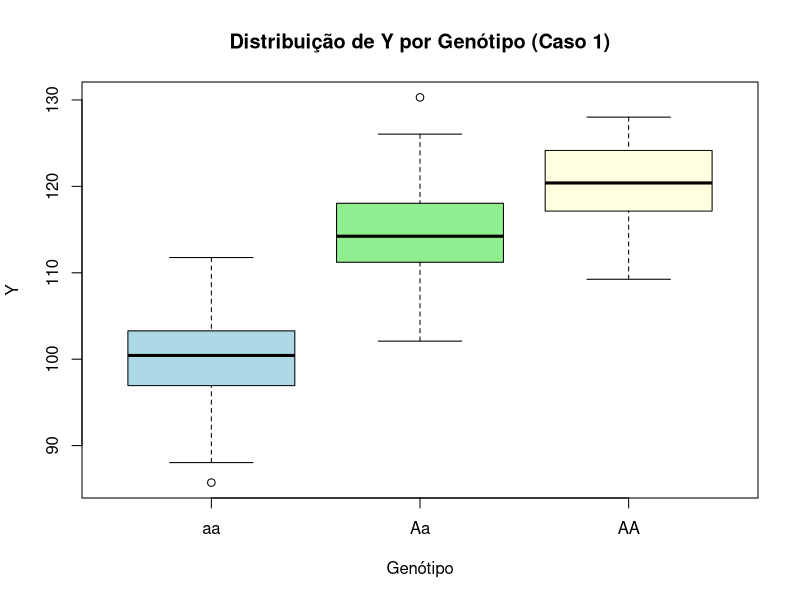
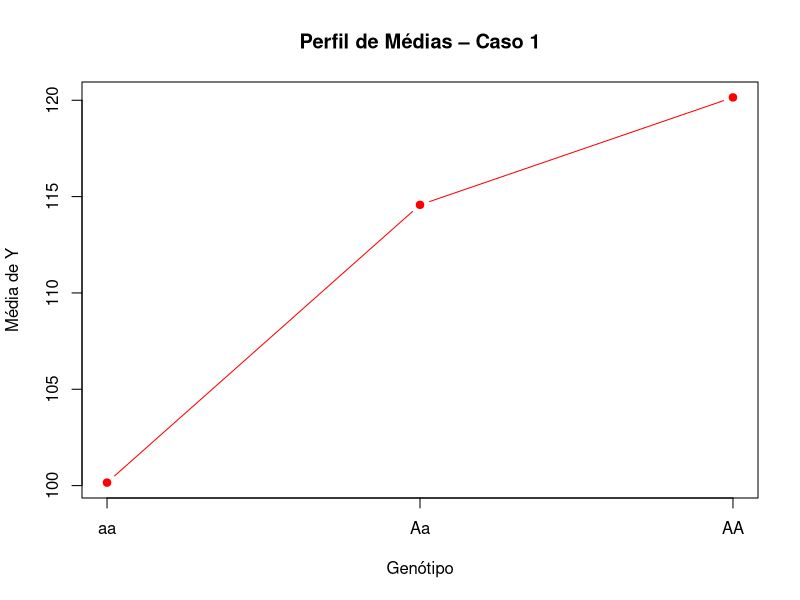
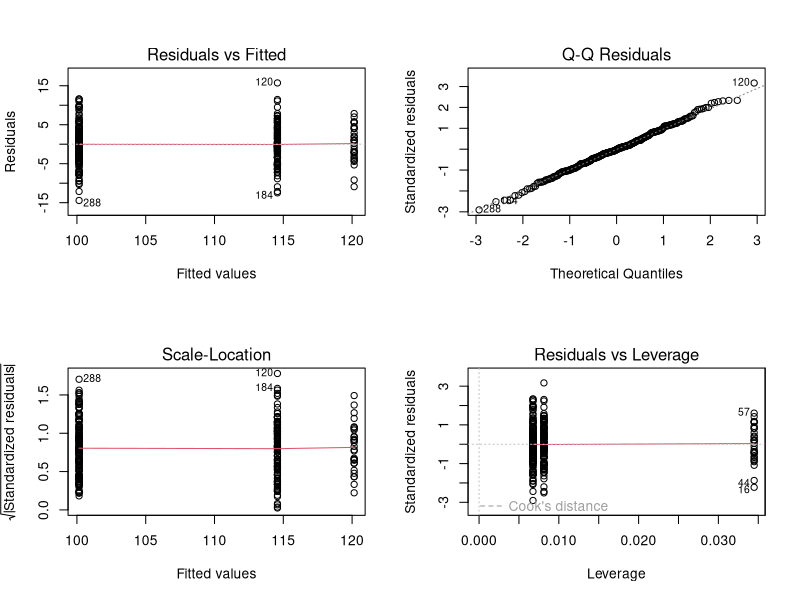
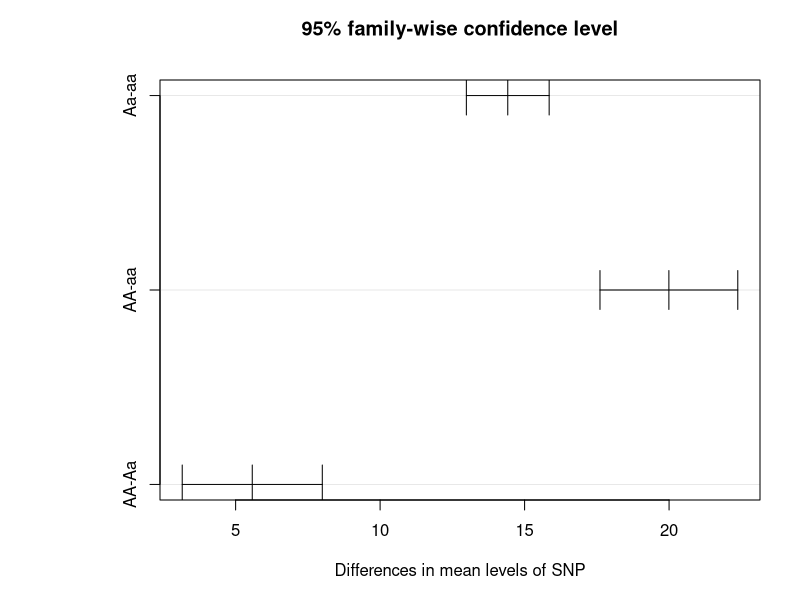
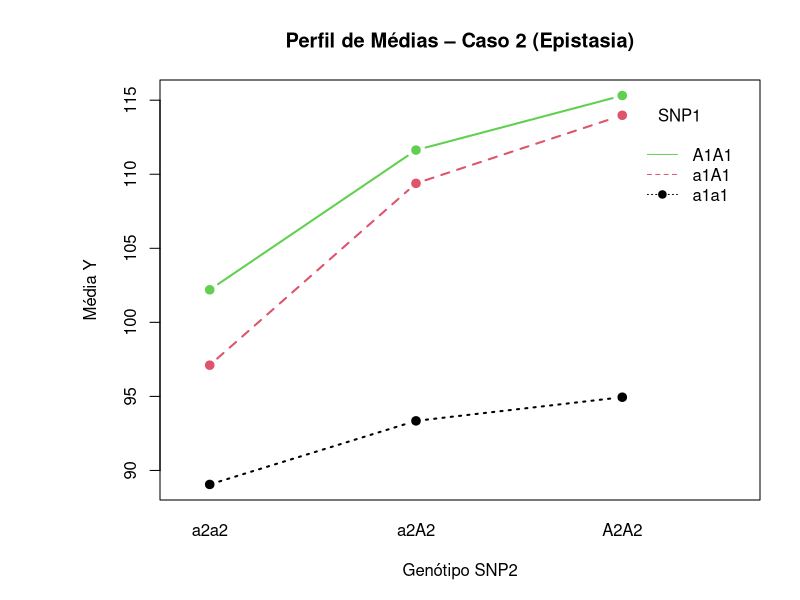
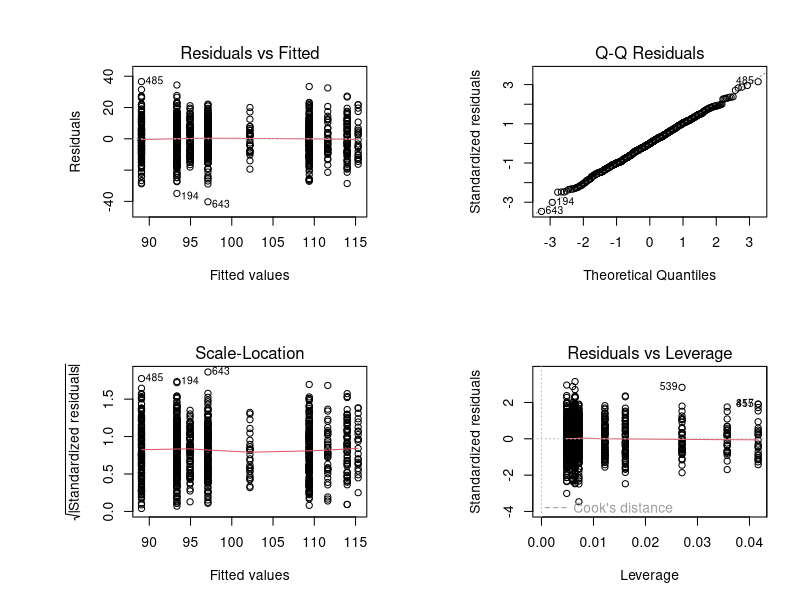
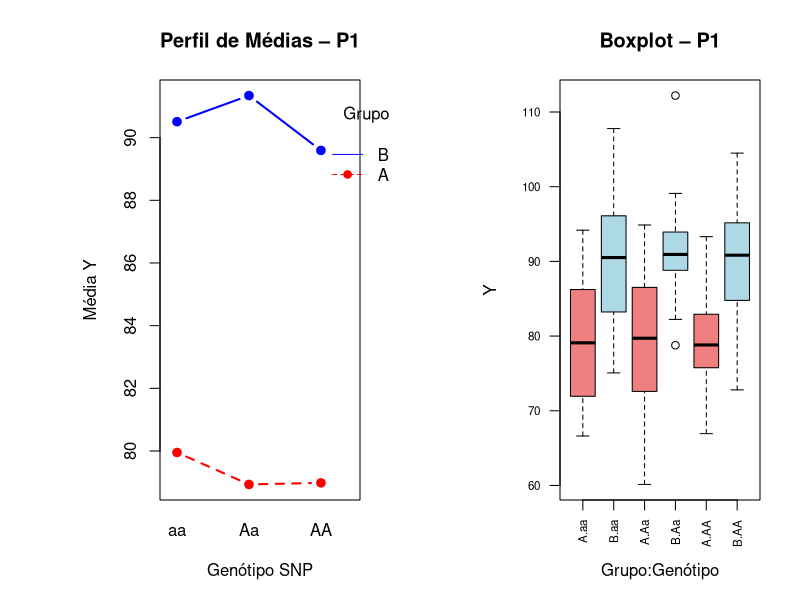
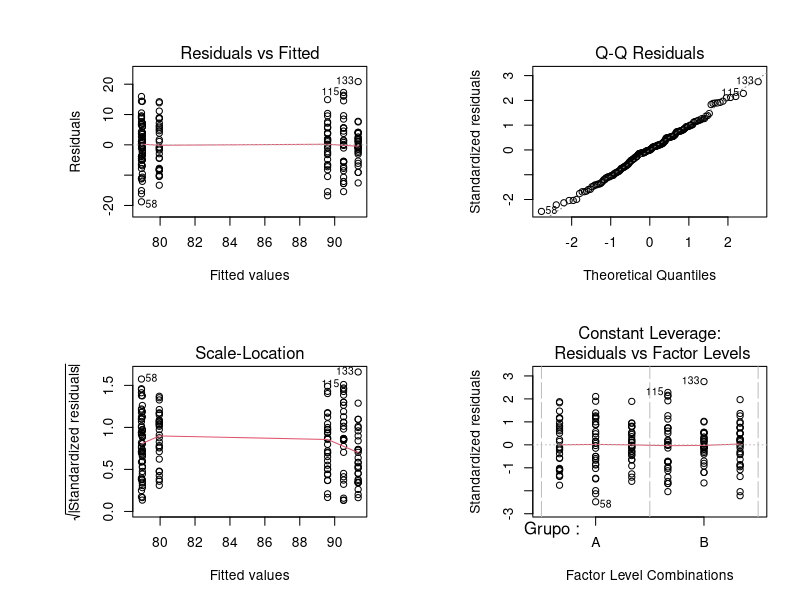

The R source for these figures, in order:
## ---- chunk 1
knitr::opts_chunk$set(echo = TRUE, warning = FALSE, message = FALSE,
                      fig.width = 7, fig.height = 4)
## ---- chunk 2
set.seed(8732)
n_por_genot <- 100

# X: genótipos 0=aa, 1=Aa, 2=AA (distribuição ~binomial(2, p=0.3))
# probabilidades Hardy-Weinberg com p=0.3
p <- 0.3
freq <- c((1-p)^2, 2*p*(1-p), p^2)   # aa, Aa, AA
snp <- sample(0:2, n_por_genot*3, replace=TRUE, prob=freq)

# Y: resposta com efeito aditivo (a=10) e dominância (d=5) sobre a média basal 100
 # mu_aa=100, mu_Aa=115 (=100+d, com d=5 sobre midponto), mu_AA=120 (=100+2a)
# Parametrização: a=(mu_AA-mu_aa)/2=10; d=mu_Aa-(mu_AA+mu_aa)/2=5
mu <- c(100, 115, 120)[snp + 1]
Y1 <- rnorm(length(snp), mean = mu, sd = 5)

dat1 <- data.frame(Y = Y1, SNP = factor(snp, labels = c("aa","Aa","AA")),
                   snp_num = snp)

# Estatísticas descritivas por genótipo
library(psych)
descr1 <- describeBy(dat1, group = "SNP", mat = TRUE)

tabela1 <- descr1[c("Y1", "Y2", "Y3"), c("group1","n","mean","sd","median","min","max")]
tabela1$group1 <- c("aa", "Aa", "AA")
rownames(tabela1) <- NULL

knitr::kable(tabela1, digits = 2,
             col.names = c("genotype","n","mean","sd","median","min","max"),
             caption = "Estatísticas descritivas de Y por genótipo (Caso 1)")
## ---- chunk 3
boxplot(Y ~ SNP, data = dat1, col = c("lightblue","lightgreen","lightyellow"),
        main = "Distribuição de Y por Genótipo (Caso 1)", xlab = "Genótipo", ylab = "Y")

# Perfil de médias
medias1 <- tapply(dat1$Y, dat1$SNP, mean)
plot(0:2, medias1, type = "b", pch = 19, col = "red",
     xaxt = "n", xlab = "Genótipo", ylab = "Média de Y",
     main = "Perfil de Médias – Caso 1")
axis(1, at = 0:2, labels = c("aa","Aa","AA"))
## ---- chunk 4
# xa: -1 (aa), 0 (Aa), 1 (AA)  → captura efeito aditivo
# xd:  0 (aa), 1 (Aa), 0 (AA)  → captura desvio de dominância
dat1$xa <- dat1$snp_num - 1
dat1$xd <- ifelse(dat1$snp_num == 1, 1, 0)
## ---- chunk 5
fit1_ad <- lm(Y ~ xa + xd, data = dat1)
summary(fit1_ad)
anova(fit1_ad)
## ---- chunk 6
par(mfrow = c(2,2))
plot(fit1_ad)
par(mfrow = c(1,1))

shapiro.test(fit1_ad$residuals)
bartlett.test(Y ~ SNP, data = dat1)
## ---- chunk 7
fit1_aov <- aov(Y ~ SNP, data = dat1)
TukeyHSD(fit1_aov)
par(mar=c(5,8,4,2))
plot(TukeyHSD(fit1_aov))
## ---- chunk 8
set.seed(8732)
n_cell <- 100   # por célula (genótipo conjunto)

# SNP1 e SNP2 gerados independentemente (HWE, p1=0.3, p2=0.4)
p1 <- 0.3; p2 <- 0.4
freq1 <- c((1-p1)^2, 2*p1*(1-p1), p1^2)
freq2 <- c((1-p2)^2, 2*p2*(1-p2), p2^2)

snp1 <- sample(0:2, n_cell*9, replace=TRUE, prob=freq1)
snp2 <- sample(0:2, n_cell*9, replace=TRUE, prob=freq2)

# Estrutura de médias com epistasia (interação a1*a2)
# mu_base + a1_efeito + a2_efeito + interacao
a1 <- 8; d1 <- 4; a2 <- 6; d2 <- 3

xa1 <- snp1 - 1        # -1, 0, 1
xd1 <- ifelse(snp1==1, 1, 0) # 0, 1, 0
xa2 <- snp2 - 1
xd2 <- ifelse(snp2==1, 1, 0)

# Modelo com efeitos e interações
mu2 <- 100 + a1*xa1 + d1*xd1 + a2*xa2 + d2*xd2 +
       3*xa1*xa2 + 1.5*xa1*xd2 + 1.5*xd1*xa2 + 1*xd1*xd2

Y2 <- rnorm(length(mu2), mean = mu2, sd = 12)

dat2 <- data.frame(
  Y = Y2,
  SNP1 = factor(snp1, labels = c("a1a1","a1A1","A1A1")),
  SNP2 = factor(snp2, labels = c("a2a2","a2A2","A2A2")),
  xa1 = xa1, xd1 = xd1, xa2 = xa2, xd2 = xd2
)

# Estatísticas descritivas
cat("Dimensões do dataset (Caso 2):", nrow(dat2), "observações\n")
tapply(dat2$Y, list(dat2$SNP1, dat2$SNP2), mean) |>
  round(2) |>
  knitr::kable(caption = "Médias de Y por combinação genotípica (Caso 2)")
## ---- chunk 9
with(dat2,
     interaction.plot(SNP2, SNP1, Y, col = 1:3,
                      main = "Perfil de Médias – Caso 2 (Epistasia)",
                      xlab = "Genótipo SNP2", ylab = "Média Y",
                      lwd = 2, pch = 19, type = "b"))
## ---- chunk 10
# Parametrização explícita: xa1, xd1, xa2, xd2 e 4 termos de interação
fit2_completo <- lm(Y ~ xa1 + xd1 + xa2 + xd2 +
                        xa1:xa2 + xa1:xd2 + xd1:xa2 + xd1:xd2,
                    data = dat2)
summary(fit2_completo)
anova(fit2_completo)
## ---- chunk 11
fit2_reduzido <- lm(Y ~ xa1 + xd1 + xa2 + xd2 + xa1:xa2 + xd1:xa2, data = dat2)
summary(fit2_reduzido)
anova(fit2_reduzido)
anova(fit2_reduzido,fit2_completo)
## ---- chunk 12
par(mfrow = c(2,2)); plot(fit2_completo); par(mfrow = c(1,1))
shapiro.test(fit2_completo$residuals)
## ---- chunk 13
set.seed(8732)
n_rep <- 30   # réplicas
sigma  <- 8   # desvio padrão

# Médias fornecidas na lista
medias_pop <- list(
  P1 = matrix(c(80,80,80, 90,90,90), nrow=2, byrow=TRUE,
              dimnames=list(c("A","B"), c("aa","Aa","AA"))),
  P2 = matrix(c(75,80,90, 80,86,97), nrow=2, byrow=TRUE,
              dimnames=list(c("A","B"), c("aa","Aa","AA"))),
  P3 = matrix(c(75,80,85, 75,85,100), nrow=2, byrow=TRUE,
              dimnames=list(c("A","B"), c("aa","Aa","AA")))
)

# Gerar dados para cada população
gerar_pop <- function(mmat, n, sigma, pop_nome) {
  rows <- list()
  for (grp in rownames(mmat)) {
    for (geno in colnames(mmat)) {
      y <- rnorm(n, mean = mmat[grp, geno], sd = sigma)
      rows[[length(rows)+1]] <- data.frame(
        Y = y, Grupo = grp, Genotipo = geno,
        Geno_num = match(geno, c("aa","Aa","AA")) - 1,
        Pop = pop_nome
      )
    }
  }
  do.call(rbind, rows)
}

dat_P1 <- gerar_pop(medias_pop$P1, n_rep, sigma, "P1")
dat_P2 <- gerar_pop(medias_pop$P2, n_rep, sigma, "P2")
dat_P3 <- gerar_pop(medias_pop$P3, n_rep, sigma, "P3")

# Ordenar fatores
dat_P1$Genotipo <- factor(dat_P1$Genotipo, levels=c("aa","Aa","AA"))
dat_P2$Genotipo <- factor(dat_P2$Genotipo, levels=c("aa","Aa","AA"))
dat_P3$Genotipo <- factor(dat_P3$Genotipo, levels=c("aa","Aa","AA"))
## ---- chunk 14
analisa_pop <- function(dat, nome_pop) {
  cat("\n\n========================================\n")
  cat(" POPULAÇÃO:", nome_pop, "\n")
  cat("========================================\n\n")

  # (i) Estatísticas descritivas
  cat("--- (i) Estatísticas Descritivas ---\n")
  desc <- describeBy(dat, group = list(dat$Grupo, dat$Genotipo), mat=TRUE)
  print(knitr::kable(desc[grepl("^Y", rownames(desc)), 
                      c("group1","group2","n","mean","sd","median")],
                         digits=2, caption=paste("Descritivas –", nome_pop)))

  # (ii) Perfil de médias
  par(mfrow=c(1,2))
  with(dat,
       interaction.plot(Genotipo, Grupo, Y,
                        col=c("red","blue"), lwd=2, pch=19, type="b",
                        main=paste("Perfil de Médias –", nome_pop),
                        xlab="Genótipo SNP", ylab="Média Y"))

  # Boxplot
  boxplot(Y ~ Grupo:Genotipo, data=dat, col=c("lightcoral","lightblue"),
          main=paste("Boxplot –", nome_pop),
          xlab="Grupo:Genótipo", ylab="Y", las=2, cex.axis=0.7)
  par(mfrow=c(1,1))

  # (iii) ANOVA Fatorial 3$\times$2 – fator categórico
  cat("\n--- (iii) ANOVA Fatorial 3x2 (Genotipo categórico) ---\n")
  fit_cat <- aov(Y ~ Grupo * Genotipo, data=dat)
  print(summary(fit_cat))
  cat("\nCoeficientes:\n")
  print(coef(fit_cat))

  # Diagnóstico resíduos
  par(mfrow=c(2,2)); plot(fit_cat); par(mfrow=c(1,1))
  cat("\nShapiro-Wilk (normalidade resíduos):\n")
  print(shapiro.test(fit_cat$residuals))
  cat("Bartlett (homocedasticidade):\n")
  print(bartlett.test(Y ~ interaction(Grupo, Genotipo), data=dat))

  # Tukey
  cat("\nComparações múltiplas de Tukey:\n")
  tk <- TukeyHSD(fit_cat)
  print(tk)
  plot(tk, las=1, cex.axis=0.6)

  # (iv) SNP como variável quantitativa (1 g.l. – efeito linear)
  cat("\n--- (iv) SNP como variável quantitativa (efeito aditivo linear) ---\n")
  fit_num <- lm(Y ~ Grupo * Geno_num, data=dat)
  print(summary(fit_num))
  print(anova(fit_num))
  
  cat("\nComparação R²: categórico =", round(summary(lm(Y ~ Grupo * Genotipo, data=dat))$r.squared, 3),
    "| quantitativo =", round(summary(fit_num)$r.squared, 3), "\n")

  invisible(list(fit_cat=fit_cat, fit_num=fit_num))
}
## ---- chunk 15
res_P1 <- analisa_pop(dat_P1, "P1")
## ---- chunk 16
res_P2 <- analisa_pop(dat_P2, "P2")
## ---- chunk 17
res_P3 <- analisa_pop(dat_P3, "P3")
## ---- chunk 18
dat_all <- rbind(dat_P1, dat_P2, dat_P3)
dat_all$Pop <- factor(dat_all$Pop) # Transformo população em var. categórica

# Estatísticas descritivas do dataset combinado
desc_all <- describeBy(dat_all$Y,
                       group = list(dat_all$Pop, dat_all$Grupo, dat_all$Genotipo),
                       mat = TRUE)

tabela_all <- desc_all[, c("group1","group2","group3","n","mean","sd","median","min","max")]
rownames(tabela_all) <- NULL

knitr::kable(tabela_all, digits = 2,
             col.names = c("População","Grupo","Genótipo","n","Média","DP","Mediana","Mín","Máx"),
             caption = "Estatísticas descritivas de Y por População, Grupo e Genótipo")

# Perfil de médias
with(dat_all,
     interaction.plot(Genotipo, interaction(Grupo,Pop), Y,
                      main="Perfil Médias: SNP x Grupo x Populaçao",
                      xlab="Genótipo", ylab="Média Y",
                      lwd=2, type="b"))

# Modelo completo 3x2x3
fit_fixo <- aov(Y ~ Grupo * Genotipo * Pop, data = dat_all)
summary(fit_fixo)
# Coeficientes do modelo
fit_fixo$coef
## ---- chunk 19
library(lme4)

# Modelo misto: Population como efeito aleatório (intercepto aleatório por Pop)
fit_misto <- lmer(Y ~ Grupo * Genotipo + (1 | Pop), data = dat_all, REML = TRUE)
summary(fit_misto)
# Coeficientes do modelo
print(coef(fit_misto))

# Teste dos efeitos fixos
library(lmerTest)
fit_misto2 <- lmer(Y ~ Grupo * Genotipo + (1 | Pop), data = dat_all, REML = FALSE)
anova(fit_misto2)
## ---- chunk 20
# Ponto de corte: mediana global de cada dataset
corte1 <- median(dat1$Y)
corte2 <- median(dat2$Y)
corte_all <- median(dat_all$Y)

dat1$Ybin <- as.factor(ifelse(dat1$Y > corte1, 1, 0))
dat2$Ybin <- as.factor(ifelse(dat2$Y > corte2, 1, 0))
dat_all$Ybin <- as.factor(ifelse(dat_all$Y > corte_all, 1, 0))

cat("Ponto de corte Q1:", corte1, " | Distribuição:\n"); print(table(dat1$Ybin))

tab1 <- table(factor(dat1$Ybin, labels = c("baixo", "alto")), dat1$SNP)
tab1 <- rbind(tab1, "total" = colSums(tab1))
tab1

cat("Ponto de corte Q2:", corte2, " | Distribuição:\n"); print(table(dat2$Ybin))

plot <- ggplot2::ggplot(dat2, ggplot2::aes(x = SNP1, fill = SNP2)) +
  ggplot2::geom_bar(position = ggplot2::position_dodge()) +
  ggplot2::facet_wrap(~ Ybin) +
  ggplot2::scale_fill_brewer(type = "qual", palette = "Set2", name = "SNP2") +
  ggplot2::labs(
    title = "Contingência – Q2 (SNP1 x SNP2 x Resposta)",
    x = "Genótipo SNP1",
    y = "Contagem"
  ) +
  ggplot2::theme_minimal()

print(plot)
## ---- chunk 21
# Modelo logístico
fitrl1_ad <- glm(as.factor(Ybin) ~ xa + xd, family=binomial(link="logit"), data=dat1)
summary(fitrl1_ad)
cat("\nOR estimado (exp(coef)):\n")
print(exp(coef(fitrl1_ad)))
cat("\nIC para OR:\n")
print(exp(confint(fitrl1_ad)))
## ---- chunk 22
# Probabilidades preditas e tabela de classificação
pred1r <- predict(fitrl1_ad, type="response")
class1r <- ifelse(pred1r >= 0.5, 1, 0)
cat("Tabela de classificação:\n")
print(table(Predito=class1r, Observado=dat1$Ybin))
cat("Acurácia:", round(mean(class1r == dat1$Ybin), 3), "\n")

#plot(0:2, tapply(as.numeric(dat1$Ybin)-1, dat1$snp_num, mean),
#     type="b", pch=19, col="blue", xaxt="n",
#     xlab="Genótipo", ylab="P(Y=1 | Genótipo)",
#     main="Prob. estimadas vs. observadas – Regressão Logística (Q1-C1)")
#axis(1, at=0:2, labels=c("aa","Aa","AA"))
#lines(0:2, tapply(pred1r, dat1$snp_num, mean), col="red", lty=2, pch=15, type="b")
#legend("topleft", c("Observado","Predito"), col=c("blue","red"), lty=c(1,2), bty="n")
## ---- chunk 23
corte1 <- 111
dat1$Ybin <- as.factor(ifelse(dat1$Y > corte1, 1, 0))

cat("Ponto de corte Q1:", corte1, " | Distribuição:\n"); print(table(dat1$Ybin))
tab1 <- table(factor(dat1$Ybin, labels = c("baixo", "alto")), dat1$SNP)
tab1 <- rbind(tab1, "total" = colSums(tab1))
tab1

fitrl1_ad <- glm(as.factor(Ybin) ~ xa + xd, family=binomial(link="logit"), data=dat1)
summary(fitrl1_ad)
cat("\nOR estimado (exp(coef)):\n")
print(exp(coef(fitrl1_ad)))
cat("\nIC para OR:\n")
print(exp(confint(fitrl1_ad)))

pred1r <- predict(fitrl1_ad, type="response")
class1r <- ifelse(pred1r >= 0.5, 1, 0)
cat("Tabela de classificação:\n")
print(table(Predito=class1r, Observado=dat1$Ybin))
cat("Acurácia:", round(mean(class1r == dat1$Ybin), 3), "\n")
## ---- chunk 24
fitrl2 <- glm(Ybin ~ xa1 + xd1 + xa2 + xd2 +
                     xa1:xa2 + xa1:xd2 + xd1:xa2 + xd1:xd2,
              family=binomial(link="logit"), data=dat2)
summary(fitrl2)
cat("\nOR estimados:\n")
print(round(exp(coef(fitrl2)), 3))
cat("\nIC para OR:\n")
print(round(exp(confint(fitrl2)), 3))
## ---- chunk 25
pred2r <- predict(fitrl2, type="response")
class2r <- ifelse(pred2r >= 0.5, 1, 0)
cat("Tabela de classificação:\n")
print(table(Predito=class2r, Observado=dat2$Ybin))
cat("Acurácia:", round(mean(class2r == dat2$Ybin), 3), "\n")
## ---- chunk 26
corte2 <- 105
dat2$Ybin <- as.factor(ifelse(dat2$Y > corte2, 1, 0))

cat("Ponto de corte Q2:", corte2, " | Distribuição:\n"); print(table(dat2$Ybin))

plot <- ggplot2::ggplot(dat2, ggplot2::aes(x = SNP1, fill = SNP2)) +
  ggplot2::geom_bar(position = ggplot2::position_dodge()) +
  ggplot2::facet_wrap(~ Ybin) +
  ggplot2::scale_fill_brewer(type = "qual", palette = "Set2", name = "SNP2") +
  ggplot2::labs(
    title = "Contingência – Q2 (SNP1 x SNP2 x Resposta)",
    x = "Genótipo SNP1",
    y = "Contagem"
  ) +
  ggplot2::theme_minimal()

print(plot)

fitrl2 <- glm(Ybin ~ xa1 + xd1 + xa2 + xd2 +
                     xa1:xa2 + xa1:xd2 + xd1:xa2 + xd1:xd2,
              family=binomial(link="logit"), data=dat2)
summary(fitrl2)
cat("\nOR estimados:\n")
print(round(exp(coef(fitrl2)), 3))
cat("\nIC para OR:\n")
print(round(exp(confint(fitrl2)), 3))

pred2r <- predict(fitrl2, type="response")
class2r <- ifelse(pred2r >= 0.5, 1, 0)
cat("Tabela de classificação:\n")
print(table(Predito=class2r, Observado=dat2$Ybin))
cat("Acurácia:", round(mean(class2r == dat2$Ybin), 3), "\n")
## ---- chunk 27
fitrl2_reduzido <- glm(Ybin ~ xa1 + xd1 + xa2 + xd2 +
                              xa1:xa2 + xd1:xa2,
              family=binomial(link="logit"), data=dat2)
summary(fitrl2_reduzido)
cat("\nOR estimados:\n")
print(round(exp(coef(fitrl2_reduzido)), 3))
cat("\nIC para OR:\n")
print(round(exp(confint(fitrl2_reduzido)), 3))

pred2r <- predict(fitrl2_reduzido, type="response")
class2r <- ifelse(pred2r >= 0.5, 1, 0)
cat("Tabela de classificação:\n")
print(table(Predito=class2r, Observado=dat2$Ybin))
cat("Acurácia:", round(mean(class2r == dat2$Ybin), 3), "\n")
## ---- chunk 28
logistica_pop <- function(dat, nome) {
  cat("\n\n==============================\n")
  cat(" POPULAÇÃO:", nome, "\n==============================\n")
  
  # Codificação aditiva/dominância para SNP
  dat$xa_snp <- dat$Geno_num - 1
  dat$xd_snp <- ifelse(dat$Geno_num==1, 1, 0)
  dat$Grupo_bin <- ifelse(dat$Grupo=="A", 0, 1)
  
  # Dicotomizar Y
  corte_local <- median(dat$Y)
  dat$Ybin <- as.factor(ifelse(dat$Y > corte_local, 1, 0))

  fit_logit <- glm(Ybin ~ Grupo_bin * (xa_snp + xd_snp),
                   family=binomial(link="logit"), data=dat)
  cat("\nModelo logístico – fator categórico:\n")
  print(summary(fit_logit))
  cat("\nOR estimados:\n")
  print(round(exp(coef(fit_logit)), 3))

  # Prob preditas
  pred_r <- predict(fit_logit, type="response")
  class_r <- ifelse(pred_r >= 0.5, 1, 0)
  cat("\nAcurácia:", round(mean(class_r == dat$Ybin), 3), "\n")

  # Comparação com ANOVA para o mesmo dado
  cat("\n[ANOVA correspondente – para comparação]\n")
  fit_anova <- lm(Y ~ Grupo * Genotipo, data=dat)
  cat("ANOVA p-valor Genotipo:", anova(fit_anova)["Genotipo","Pr(>F)"], "\n")
  cat("Logístico p-valor xa:  ", summary(fit_logit)$coef["xa_snp","Pr(>|z|)"], "\n")

  invisible(fit_logit)
}

logistica_pop(dat_P1, "P1")
logistica_pop(dat_P2, "P2")
logistica_pop(dat_P3, "P3")
## ---- chunk 29
dat_all$xa_snp   <- dat_all$Geno_num - 1
dat_all$xd_snp   <- ifelse(dat_all$Geno_num==1, 1, 0)
dat_all$Grupo_bin <- ifelse(dat_all$Grupo=="A", 0, 1)

# Efeito fixo de Pop
fitrl_all_fixo <- glm(Ybin ~ Grupo_bin * (xa_snp + xd_snp) + Pop,
                      family=binomial(link="logit"), data=dat_all)
summary(fitrl_all_fixo)
cat("\nOR estimados:\n")
print(round(exp(coef(fitrl_all_fixo)), 3))

# Modelo misto logístico (Pop aleatório)
library(lme4)
fitrl_all_misto <- glmer(Ybin ~ Grupo_bin * (xa_snp + xd_snp) + (1|Pop),
                         family=binomial(link="logit"), data=dat_all)
summary(fitrl_all_misto)
## ---- chunk 30
# ANOVA Q1C1
pval_anova_q1 <- anova(lm(Y ~ xa + xd, data=dat1))["xa","Pr(>F)"]
pval_logit_q1 <- summary(fitrl1_ad)$coef["xa","Pr(>|z|)"]
pval_anova_P2 <- anova(res_P2$fit_cat)["Genotipo","Pr(>F)"]
pval_anova_P3 <- anova(res_P3$fit_cat)["Grupo:Genotipo","Pr(>F)"]

# Logístico P2
d2tmp <- dat_P2
d2tmp$xa <- d2tmp$Geno_num - 1
d2tmp$xd <- ifelse(d2tmp$Geno_num==1, 1, 0)
d2tmp$Gb <- ifelse(d2tmp$Grupo=="A", 0, 1)
d2tmp$Ybin2 <- as.factor(ifelse(d2tmp$Y > median(d2tmp$Y), 1, 0))
pval_logit_P2 <- tryCatch(
  summary(glm(Ybin2 ~ Gb*(xa+xd), family=binomial, data=d2tmp))$coef["xa","Pr(>|z|)"],
  error = function(e) NA)

# Logístico P3
d3tmp <- dat_P3
d3tmp$xa <- d3tmp$Geno_num - 1
d3tmp$xd <- ifelse(d3tmp$Geno_num==1, 1, 0)
d3tmp$Gb <- ifelse(d3tmp$Grupo=="A", 0, 1)
d3tmp$Ybin3 <- as.factor(ifelse(d3tmp$Y > median(d3tmp$Y), 1, 0))
fit_logit_p3 <- tryCatch(
  glm(Ybin3 ~ Gb*(xa+xd), family=binomial, data=d3tmp),
  error = function(e) NULL)
pval_logit_P3 <- if(!is.null(fit_logit_p3)) {
  cf <- summary(fit_logit_p3)$coef
  if ("Gb:xa" %in% rownames(cf)) cf["Gb:xa","Pr(>|z|)"] else NA
} else NA

comp <- data.frame(
  Modelo  = c("ANOVA xa (Q1-C1)", "Logístico xa (Q1-C1)",
              "ANOVA SNP (P2)", "Logístico xa (P2)",
              "ANOVA SNP x Grupo (P3)", "Logístico xa x Grupo (P3)"),
  P_valor = round(c(pval_anova_q1, pval_logit_q1,
                    pval_anova_P2, pval_logit_P2,
                    pval_anova_P3, pval_logit_P3), 4)
)
knitr::kable(comp, caption="Comparação de p-valores: ANOVA vs. Regressão Logística")
